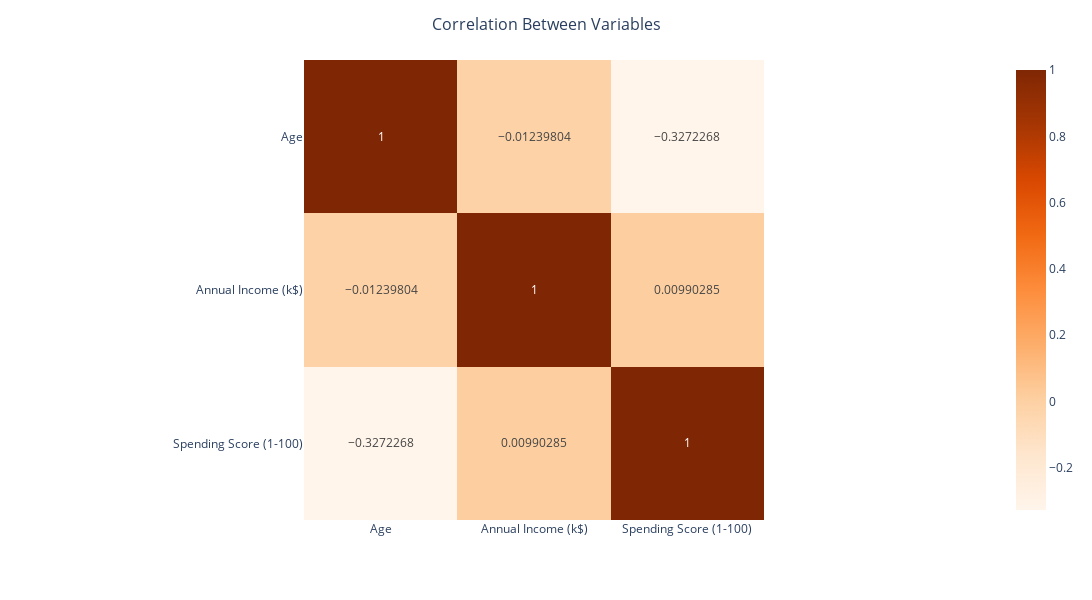

The code cell stored with this chart in its notebook:
### Code cell
fig = px.imshow(correlation, text_auto=True, color_continuous_scale= 'Oranges')

# Show the plot
fig.update_layout(
    title={
        'text': 'Correlation Between Variables',
        'font_size': 16,
        'x': 0.5,  # Center the title
        'xanchor': 'center'  # Align the title horizontally
    }, 
    width=1200,  # Increase the width
    height=600  # Increase the height   
)
fig.update_traces(
    textfont_size=12  # Modify the font size of the text labels
)

fig.show()

### Figure 1 — Plotly figure (JSON) as saved in the notebook; plotly's stock layout.template omitted (floating-point values rounded to 4 significant figures)
{"data": [{"coloraxis": "coloraxis", "hovertemplate": "x: %{x}<br>y: %{y}<br>color: %{z}<extra></extra>", "name": "0", "textfont": {"size": 12}, "texttemplate": "%{z}", "type": "heatmap", "x": ["Age", "Annual Income (k$)", "Spending Score (1-100)"], "xaxis": "x", "y": ["Age", "Annual Income (k$)", "Spending Score (1-100)"], "yaxis": "y", "z": [[1, -0.0124, -0.3272], [-0.0124, 1, 0.009903], [-0.3272, 0.009903, 1]]}], "layout": {"coloraxis": {"colorscale": [[0, "rgb(255,245,235)"], [0.125, "rgb(254,230,206)"], [0.25, "rgb(253,208,162)"], [0.375, "rgb(253,174,107)"], [0.5, "rgb(253,141,60)"], [0.625, "rgb(241,105,19)"], [0.75, "rgb(217,72,1)"], [0.875, "rgb(166,54,3)"], [1, "rgb(127,39,4)"]]}, "height": 600, "margin": {"t": 60}, "title": {"font": {"size": 16}, "text": "Correlation Between Variables", "x": 0.5, "xanchor": "center"}, "width": 1200, "xaxis": {"anchor": "y", "constrain": "domain", "domain": [0, 1], "scaleanchor": "y"}, "yaxis": {"anchor": "x", "autorange": "reversed", "constrain": "domain", "domain": [0, 1]}}}
